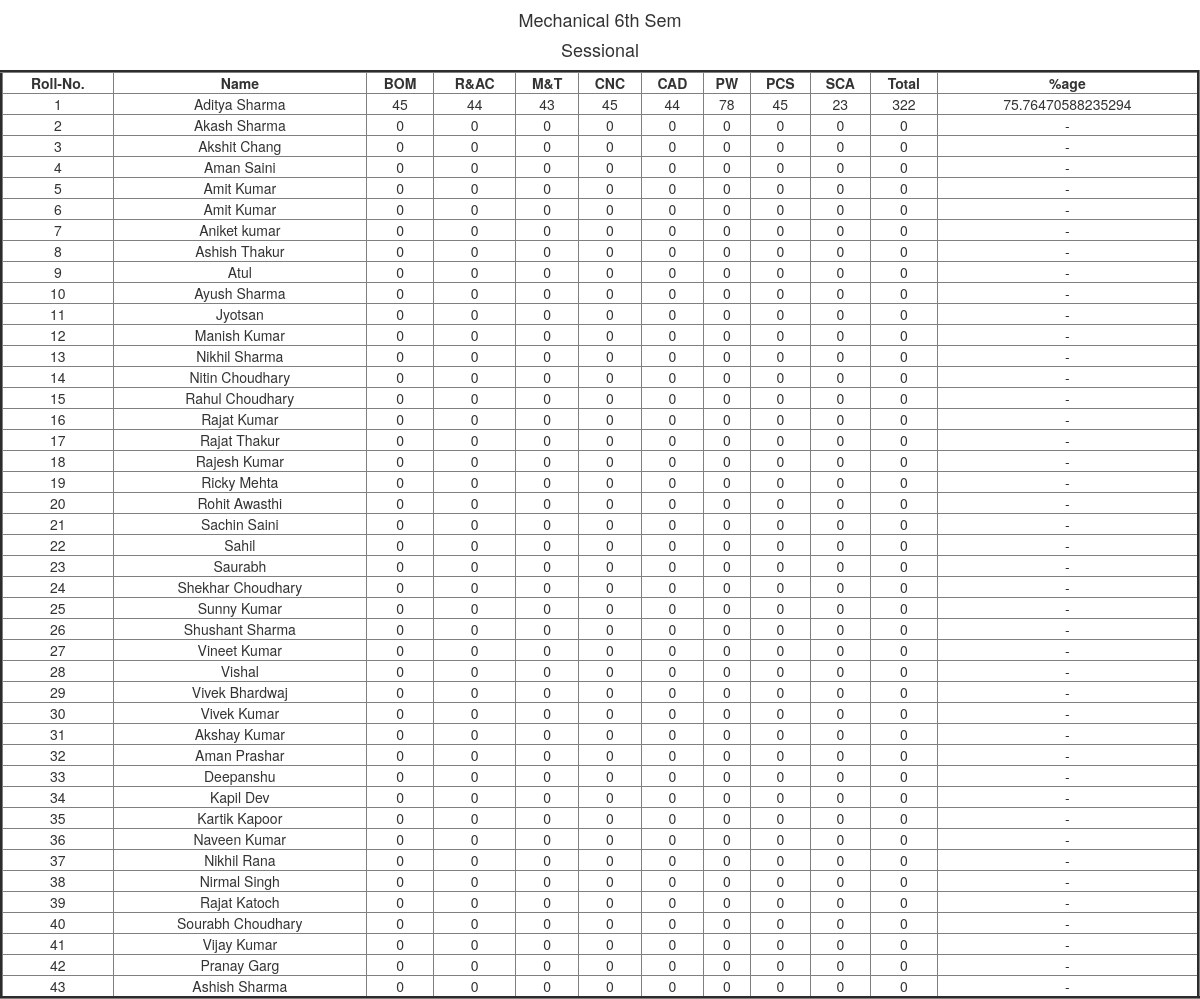
Page /students/mechanical.php on the committed database.
### tables this page shows
CREATE TABLE `mechanical` (
  `rollno` int(250) NOT NULL,
  `name` varchar(250) NOT NULL,
  `bom` int(250) NOT NULL,
  `rac` int(250) NOT NULL,
  `mt` int(250) NOT NULL,
  `cnc` int(250) NOT NULL,
  `cad` int(250) NOT NULL,
  `pw` int(250) NOT NULL,
  `pcs` int(250) NOT NULL,
  `sca` int(250) NOT NULL,
  `total` int(250) NOT NULL,
  `page` varchar(250) NOT NULL
);

### students/mechanical.php (the view, shortened to what this page needs)
<?php
include('config.php');
?>
<!DOCTYPE html>
<html>
<head>
	<link rel="stylesheet" type="text/css" href="asset/stylesheets/bootstrap.css">
	<link rel="stylesheet" type="text/css" href="asset/stylesheets/main.css">
	<link rel="stylesheet" type="text/css" href="asset/stylesheets/comp.css">
</head>
<body>
	<center><h4>Mechanical 6th Sem </h4>
	<h4>Sessional</h4></center>
	<table border = '3' class="table-responsive">
		<tr>
			<th>Roll-No.</th>
			<th>Name</th>
			<th>BOM</th>
			<th>R&AC</th>
			<th>M&T</th>
			<th>CNC</th>
			<th>CAD</th>
			<th>PW</th>
			<th>PCS</th>
			<th>SCA</th>
			<th>Total</th>
			<th>%age</th>
		</tr>
		<?php
			$sql = "SELECT * FROM mechanical;";
			$result = mysqli_query($db,$sql);
			$resultCheck = mysqli_num_rows($result);
			if($resultCheck > 0){
				while($row = mysqli_fetch_assoc($result)){
					echo "<tr>";
					echo "<td>" .$row['rollno']  ."</td>";
					echo "<td>" .$row['name']  ."</td>";
					echo "<td>" .$row['bom']  ."</td>";
					echo "<td>" .$row['rac']  ."</td>";
					echo "<td>" .$row['mt']  ."</td>";
					echo "<td>" .$row['cnc']  ."</td>";
					echo "<td>" .$row['cad']  ."</td>";
					echo "<td>" .$row['pw']  ."</td>";
					echo "<td>" .$row['pcs']  ."</td>";
					echo "<td>" .$row['sca']  ."</td>";
					echo "<td>" .$row['total']  ."</td>";
					echo "<td>" .$row['page']  ."</td>";
					echo "</tr>";
				}
			}
		?>
	</table>
</body>
</html>

### asset/stylesheets/comp.css (style rules this page uses)
table tr td,th { text-align: center; }
table { width: 100%; }
::placeholder { color: #5d5; font-weight: 600; }

### rows in the picture
mechanical: rollno "1", name "Aditya Sharma", bom "45", rac "44", mt "43", cnc "45", cad "44", pw "78", pcs "45", sca "23", total "322", page "75.76470588235294"
mechanical: rollno "2", name "Akash Sharma", bom "0", rac "0", mt "0", cnc "0", cad "0", pw "0", pcs "0", sca "0", total "0", page "-"
mechanical: rollno "3", name "Akshit Chang", bom "0", rac "0", mt "0", cnc "0", cad "0", pw "0", pcs "0", sca "0", total "0", page "-"
mechanical: rollno "4", name "Aman Saini", bom "0", rac "0", mt "0", cnc "0", cad "0", pw "0", pcs "0", sca "0", total "0", page "-"
mechanical: rollno "5", name "Amit Kumar", bom "0", rac "0", mt "0", cnc "0", cad "0", pw "0", pcs "0", sca "0", total "0", page "-"
mechanical: rollno "6", name "Amit Kumar", bom "0", rac "0", mt "0", cnc "0", cad "0", pw "0", pcs "0", sca "0", total "0", page "-"
mechanical: rollno "7", name "Aniket kumar", bom "0", rac "0", mt "0", cnc "0", cad "0", pw "0", pcs "0", sca "0", total "0", page "-"
mechanical: rollno "8", name "Ashish Thakur", bom "0", rac "0", mt "0", cnc "0", cad "0", pw "0", pcs "0", sca "0", total "0", page "-"
mechanical: rollno "9", name "Atul", bom "0", rac "0", mt "0", cnc "0", cad "0", pw "0", pcs "0", sca "0", total "0", page "-"
mechanical: rollno "10", name "Ayush Sharma", bom "0", rac "0", mt "0", cnc "0", cad "0", pw "0", pcs "0", sca "0", total "0", page "-"
mechanical: rollno "11", name "Jyotsan", bom "0", rac "0", mt "0", cnc "0", cad "0", pw "0", pcs "0", sca "0", total "0", page "-"
mechanical: rollno "12", name "Manish Kumar", bom "0", rac "0", mt "0", cnc "0", cad "0", pw "0", pcs "0", sca "0", total "0", page "-"
mechanical: rollno "13", name "Nikhil Sharma", bom "0", rac "0", mt "0", cnc "0", cad "0", pw "0", pcs "0", sca "0", total "0", page "-"
mechanical: rollno "14", name "Nitin Choudhary", bom "0", rac "0", mt "0", cnc "0", cad "0", pw "0", pcs "0", sca "0", total "0", page "-"
mechanical: rollno "15", name "Rahul Choudhary", bom "0", rac "0", mt "0", cnc "0", cad "0", pw "0", pcs "0", sca "0", total "0", page "-"
mechanical: rollno "16", name "Rajat Kumar", bom "0", rac "0", mt "0", cnc "0", cad "0", pw "0", pcs "0", sca "0", total "0", page "-"
mechanical: rollno "17", name "Rajat Thakur", bom "0", rac "0", mt "0", cnc "0", cad "0", pw "0", pcs "0", sca "0", total "0", page "-"
mechanical: rollno "18", name "Rajesh Kumar", bom "0", rac "0", mt "0", cnc "0", cad "0", pw "0", pcs "0", sca "0", total "0", page "-"
mechanical: rollno "19", name "Ricky Mehta", bom "0", rac "0", mt "0", cnc "0", cad "0", pw "0", pcs "0", sca "0", total "0", page "-"
mechanical: rollno "20", name "Rohit Awasthi", bom "0", rac "0", mt "0", cnc "0", cad "0", pw "0", pcs "0", sca "0", total "0", page "-"
mechanical: rollno "21", name "Sachin Saini", bom "0", rac "0", mt "0", cnc "0", cad "0", pw "0", pcs "0", sca "0", total "0", page "-"
mechanical: rollno "22", name "Sahil", bom "0", rac "0", mt "0", cnc "0", cad "0", pw "0", pcs "0", sca "0", total "0", page "-"
mechanical: rollno "23", name "Saurabh", bom "0", rac "0", mt "0", cnc "0", cad "0", pw "0", pcs "0", sca "0", total "0", page "-"
mechanical: rollno "24", name "Shekhar Choudhary", bom "0", rac "0", mt "0", cnc "0", cad "0", pw "0", pcs "0", sca "0", total "0", page "-"
mechanical: rollno "25", name "Sunny Kumar", bom "0", rac "0", mt "0", cnc "0", cad "0", pw "0", pcs "0", sca "0", total "0", page "-"
mechanical: rollno "26", name "Shushant Sharma", bom "0", rac "0", mt "0", cnc "0", cad "0", pw "0", pcs "0", sca "0", total "0", page "-"
mechanical: rollno "27", name "Vineet Kumar", bom "0", rac "0", mt "0", cnc "0", cad "0", pw "0", pcs "0", sca "0", total "0", page "-"
mechanical: rollno "28", name "Vishal", bom "0", rac "0", mt "0", cnc "0", cad "0", pw "0", pcs "0", sca "0", total "0", page "-"
mechanical: rollno "29", name "Vivek Bhardwaj", bom "0", rac "0", mt "0", cnc "0", cad "0", pw "0", pcs "0", sca "0", total "0", page "-"
mechanical: rollno "30", name "Vivek Kumar", bom "0", rac "0", mt "0", cnc "0", cad "0", pw "0", pcs "0", sca "0", total "0", page "-"
mechanical: rollno "31", name "Akshay Kumar", bom "0", rac "0", mt "0", cnc "0", cad "0", pw "0", pcs "0", sca "0", total "0", page "-"
mechanical: rollno "32", name "Aman Prashar", bom "0", rac "0", mt "0", cnc "0", cad "0", pw "0", pcs "0", sca "0", total "0", page "-"
mechanical: rollno "33", name "Deepanshu", bom "0", rac "0", mt "0", cnc "0", cad "0", pw "0", pcs "0", sca "0", total "0", page "-"
mechanical: rollno "34", name "Kapil Dev", bom "0", rac "0", mt "0", cnc "0", cad "0", pw "0", pcs "0", sca "0", total "0", page "-"
mechanical: rollno "35", name "Kartik Kapoor", bom "0", rac "0", mt "0", cnc "0", cad "0", pw "0", pcs "0", sca "0", total "0", page "-"
mechanical: rollno "36", name "Naveen Kumar", bom "0", rac "0", mt "0", cnc "0", cad "0", pw "0", pcs "0", sca "0", total "0", page "-"
mechanical: rollno "37", name "Nikhil Rana", bom "0", rac "0", mt "0", cnc "0", cad "0", pw "0", pcs "0", sca "0", total "0", page "-"
mechanical: rollno "38", name "Nirmal Singh", bom "0", rac "0", mt "0", cnc "0", cad "0", pw "0", pcs "0", sca "0", total "0", page "-"
mechanical: rollno "39", name "Rajat Katoch", bom "0", rac "0", mt "0", cnc "0", cad "0", pw "0", pcs "0", sca "0", total "0", page "-"
mechanical: rollno "40", name "Sourabh Choudhary", bom "0", rac "0", mt "0", cnc "0", cad "0", pw "0", pcs "0", sca "0", total "0", page "-"
mechanical: rollno "41", name "Vijay Kumar", bom "0", rac "0", mt "0", cnc "0", cad "0", pw "0", pcs "0", sca "0", total "0", page "-"
mechanical: rollno "42", name "Pranay Garg", bom "0", rac "0", mt "0", cnc "0", cad "0", pw "0", pcs "0", sca "0", total "0", page "-"
mechanical: rollno "43", name "Ashish Sharma", bom "0", rac "0", mt "0", cnc "0", cad "0", pw "0", pcs "0", sca "0", total "0", page "-"
